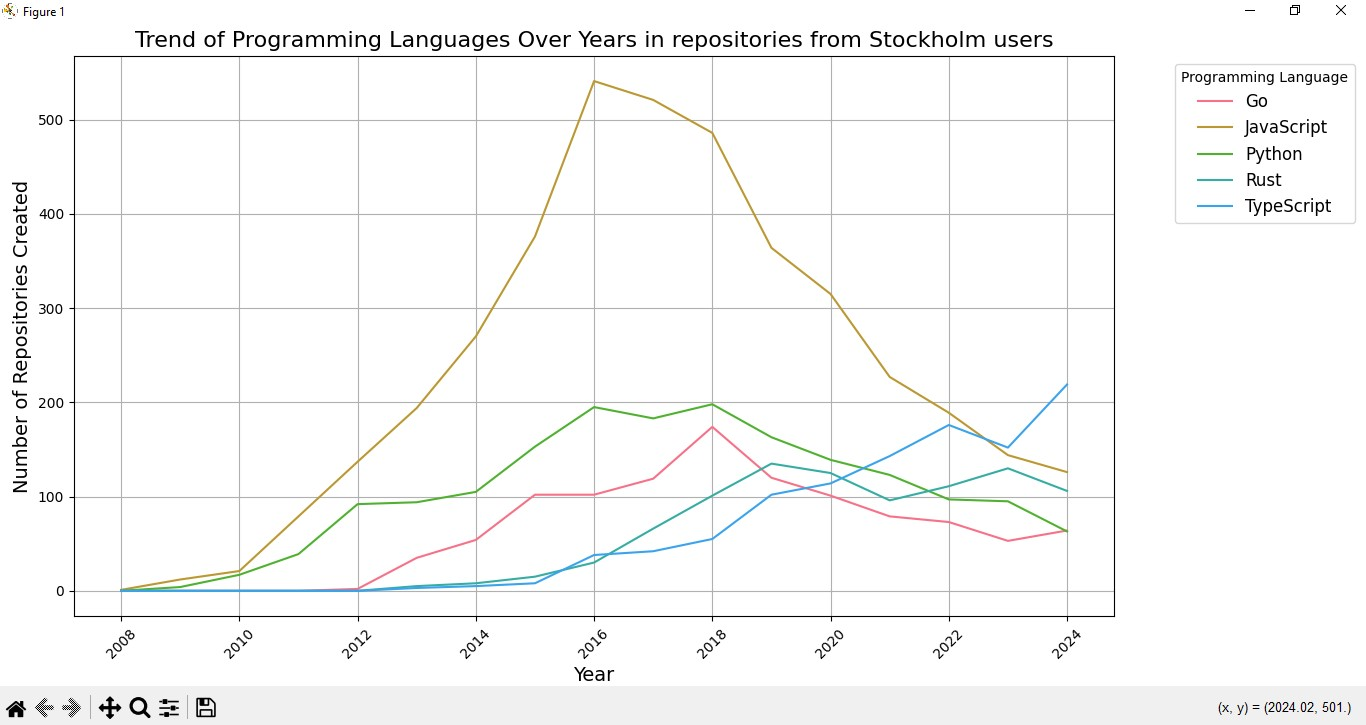

Here is the Python script that generated this plot:
import pandas as pd
import matplotlib.pyplot as plt
import seaborn as sns


df = pd.read_csv('repositories.csv')
df['created_at'] = pd.to_datetime(df['created_at'])
df['year'] = df['created_at'].dt.year
language_trend = df.groupby(['year', 'language']).size().reset_index(name='count')
top_languages = language_trend.groupby('language')['count'].sum().nlargest(5).index
filtered_data = language_trend[language_trend['language'].isin(top_languages)]
pivot_data = filtered_data.pivot(index='year', columns='language', values='count').fillna(0)

# Plotting
plt.figure(figsize=(14, 8))  
sns.set_palette("husl")  
sns.lineplot(data=pivot_data, dashes=False)
plt.title('Trend of Programming Languages Over Years in repositories from Stockholm users', fontsize=16)
plt.xlabel('Year', fontsize=14)
plt.ylabel('Number of Repositories Created', fontsize=14)
plt.xticks(rotation=45)  
plt.legend(title='Programming Language', bbox_to_anchor=(1.05, 1), loc='upper left', fontsize=12)
plt.grid()
plt.tight_layout()
plt.show()
